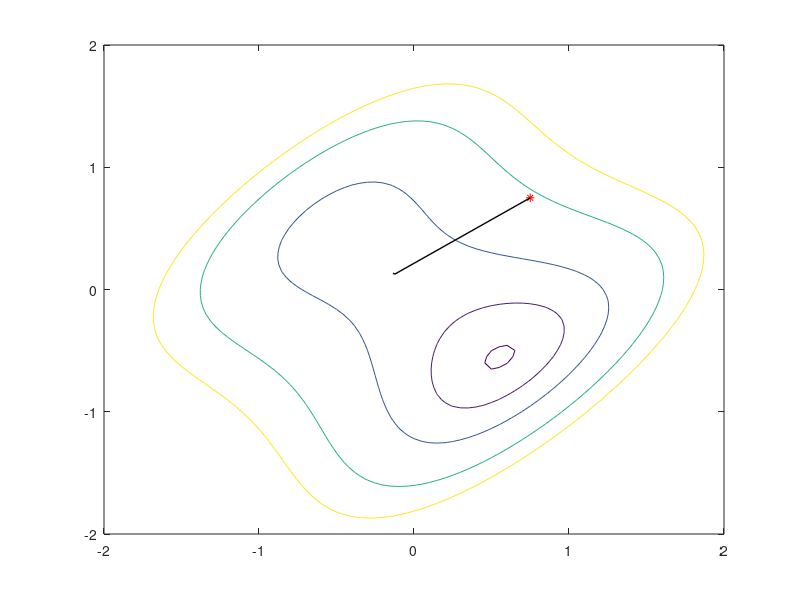

The MATLAB source for this figure:
%% PHUONG PGAP NIUTON
clear all; clf
%anpha=0.05;
%anpha=0.15;
%anpha=0.19;
%anpha=0.205;
%X1=(-2:0.1:2);
%X2=(-2:0.1:2);
%X=[X1 ;X2];

%F =X'* A *X;
%ezcontour(F)
%f=@(X1,X2) A(1,1)*X1.^2.+A(2,2)*X2.^2;

%h=ezcontour(f,[-5,5],50)
[X1,X2] = meshgrid(-2:.05:2);
X=[X1 ;X2];
%F =X'*A*X;
F=(X2-X1).^4+8*X1.*X2-X1+X2+3;
%mesh(X1,X2,F) ; axis([-2 2 -2 2 0 30]);
[c,h]= contour(X1,X2,F);
get(h,'LevelList');
set(h,'LevelList',[ 0.1 1 2 4  8 12],'TextList',[ 0.1 1 2 4 8 12 ]);
hold on
% x10=1.5;x20=0.0; % cuc tieu toan cuc (0,55   -0,55)
% x10=-1.5;x20=0.0;% cuc tieu  cuc bo (-0,42   0,42)
x10=0.75;  x20=0.75; % diem yen ngua  (-0,13 0,13)
x0=[x10;x20];
plot(x10,x20,'*r');
hold on
g0=[4*x10^3-12*x10^2*x20+12*x10*x20^2-4*x20^3+8*x20-1;  
    4*x20^3-12*x10*x20^2+12*x10^2*x20-4*x10^3+8*x10+1];
A0=[12*x10^2-24*x10*x20+12*x20^2   -12*x10^2+24*x10*x20-12*x20^2+8; 
    -12*x20^2+24*x10*x20-12*x10^2+8   12*x20^2-24*x10*x20+12*x10^2];
gk = g0;
Ak = A0;
for k=1:10
    xk=x0-(inv(Ak)*gk);
    Xk(:,k)=xk;
    Ak = [12*xk(1,1)^2-24*xk(1,1)*xk(2,1)+12*xk(2,1)^2   -12*xk(1,1)^2+24*xk(1,1)*xk(2,1)-12*xk(2,1)^2+8; 
          -12*xk(2,1)^2+24*xk(1,1)*xk(2,1)-12*xk(1,1)^2+8   12*xk(2,1)^2-24*xk(1,1)*xk(2,1)+12*xk(1,1)^2];
    gk = [4*xk(1,1)^3-12*xk(1,1)^2*xk(2,1)+12*xk(1,1)*xk(2,1)^2-4*xk(2,1)^3+8*xk(2,1)-1;
         4*xk(2,1)^3-12*xk(1,1)*xk(2,1)^2+12*xk(1,1)^2*xk(2,1)-4*xk(1,1)^3+8*xk(1,1)+1];
    x0=xk;
end

% Plot the result:
plot([x10 Xk(1,:)],[x20 Xk(2,:)],'k','LineWidth',1);
